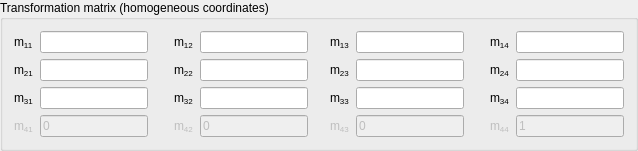
        <widget class="QGroupBox" name="groupBoxMixed">
         <property name="toolTip">
          <string>&lt;html&gt;&lt;head/&gt;&lt;body&gt;&lt;p&gt;&lt;span style=&quot; font-size:9pt;&quot;&gt;The first 3x3 block corresponds to rotation, and the last column to translation. Any combination of rotations and translations may be expressed using (non-commutative) matrix products.&lt;/span&gt;&lt;/p&gt;&lt;/body&gt;&lt;/html&gt;</string>
         </property>
         <property name="title">
          <string>Transformation matrix (homogeneous coordinates)</string>
         </property>
         <layout class="QVBoxLayout">
          <item>
           <layout class="QGridLayout">
            <item row="0" column="0">
             <widget class="QLabel" name="labelM11">
              <property name="text">
               <string>m&lt;sub&gt;11&lt;/sub&gt;</string>
              </property>
             </widget>
            </item>
            <item row="0" column="1">
             <widget class="QLineEdit" name="lineEditM11"/>
            </item>
            <item row="0" column="2">
             <spacer>
              <property name="orientation">
               <enum>Qt::Horizontal</enum>
              </property>
              <property name="sizeHint" stdset="0">
               <size>
                <width>20</width>
                <height>20</height>
               </size>
              </property>
             </spacer>
            </item>
            <item row="0" column="3">
             <widget class="QLabel" name="labelM12">
              <property name="text">
               <string>m&lt;sub&gt;12&lt;/sub&gt;</string>
              </property>
             </widget>
            </item>
            <item row="0" column="4">
             <widget class="QLineEdit" name="lineEditM12"/>
            </item>
            <item row="0" column="5">
             <spacer>
              <property name="orientation">
               <enum>Qt::Horizontal</enum>
              </property>
              <property name="sizeHint" stdset="0">
               <size>
                <width>16</width>
                <height>16</height>
               </size>
              </property>
             </spacer>
            </item>
            <item row="0" column="6">
             <widget class="QLabel" name="labelM13">
              <property name="text">
               <string>m&lt;sub&gt;13&lt;/sub&gt;</string>
              </property>
             </widget>
            </item>
            <item row="0" column="7">
             <widget class="QLineEdit" name="lineEditM13"/>
            </item>
            <item row="0" column="8">
             <spacer>
              <property name="orientation">
               <enum>Qt::Horizontal</enum>
              </property>
              <property name="sizeHint" stdset="0">
               <size>
                <width>20</width>
                <height>20</height>
               </size>
              </property>
             </spacer>
            </item>
            <item row="0" column="9">
             <widget class="QLabel" name="labelM14">
              <property name="text">
               <string>m&lt;sub&gt;14&lt;/sub&gt;</string>
              </property>
             </widget>
            </item>
            <item row="0" column="10">
             <widget class="QLineEdit" name="lineEditM14"/>
            </item>
            <item row="1" column="0">
             <widget class="QLabel" name="labelM21">
              <property name="text">
               <string>m&lt;sub&gt;21&lt;/sub&gt;</string>
              </property>
             </widget>
            </item>
            <item row="1" column="1">
             <widget class="QLineEdit" name="lineEditM21"/>
            </item>
            <item row="1" column="2">
             <spacer>
              <property name="orientation">
               <enum>Qt::Horizontal</enum>
              </property>
              <property name="sizeHint" stdset="0">
               <size>
                <width>20</width>
                <height>20</height>
               </size>
              </property>
             </spacer>
            </item>
            <item row="1" column="3">
             <widget class="QLabel" name="labelM22">
              <property name="text">
               <string>m&lt;sub&gt;22&lt;/sub&gt;</string>
              </property>
             </widget>
            </item>
            <item row="1" column="4">
             <widget class="QLineEdit" name="lineEditM22"/>
            </item>
            <item row="1" column="5">
             <spacer>
              <property name="orientation">
               <enum>Qt::Horizontal</enum>
              </property>
              <property name="sizeHint" stdset="0">
               <size>
                <width>16</width>
                <height>16</height>
               </size>
              </property>
             </spacer>
            </item>
            <item row="1" column="6">
             <widget class="QLabel" name="labelM23">
              <property name="text">
               <string>m&lt;sub&gt;23&lt;/sub&gt;</string>
              </property>
             </widget>
            </item>
            <item row="1" column="7">
             <widget class="QLineEdit" name="lineEditM23"/>
            </item>
            <item row="1" column="8">
             <spacer>
              <property name="orientation">
               <enum>Qt::Horizontal</enum>
              </property>
              <property name="sizeHint" stdset="0">
               <size>
                <width>20</width>
                <height>20</height>
               </size>
              </property>
             </spacer>
            </item>
            <item row="1" column="9">
             <widget class="QLabel" name="labelM24">
              <property name="text">
               <string>m&lt;sub&gt;24&lt;/sub&gt;</string>
              </property>
             </widget>
            </item>
            <item row="1" column="10">
             <widget class="QLineEdit" name="lineEditM24"/>
            </item>
            <item row="2" column="0">
             <widget class="QLabel" name="labelM31">
              <property name="text">
               <string>m&lt;sub&gt;31&lt;/sub&gt;</string>
              </property>
             </widget>
            </item>
            <item row="2" column="1">
             <widget class="QLineEdit" name="lineEditM31"/>
            </item>
            <item row="2" column="2">
             <spacer>
              <property name="orientation">
               <enum>Qt::Horizontal</enum>
              </property>
              <property name="sizeHint" stdset="0">
               <size>
                <width>20</width>
                <height>20</height>
               </size>
              </property>
             </spacer>
            </item>
            <item row="2" column="3">
             <widget class="QLabel" name="labelM32">
              <property name="text">
               <string>m&lt;sub&gt;32&lt;/sub&gt;</string>
              </property>
             </widget>
            </item>
            <item row="2" column="4">
             <widget class="QLineEdit" name="lineEditM32"/>
            </item>
            <item row="2" column="5">
             <spacer>
              <property name="orientation">
               <enum>Qt::Horizontal</enum>
              </property>
              <property name="sizeHint" stdset="0">
               <size>
                <width>16</width>
                <height>16</height>
               </size>
              </property>
             </spacer>
            </item>
            <item row="2" column="6">
             <widget class="QLabel" name="labelM33">
              <property name="text">
               <string>m&lt;sub&gt;33&lt;/sub&gt;</string>
              </property>
             </widget>
            </item>
            <item row="2" column="7">
             <widget class="QLineEdit" name="lineEditM33"/>
            </item>
            <item row="2" column="8">
             <spacer>
              <property name="orientation">
               <enum>Qt::Horizontal</enum>
              </property>
              <property name="sizeHint" stdset="0">
               <size>
                <width>20</width>
                <height>20</height>
               </size>
              </property>
             </spacer>
            </item>
            <item row="2" column="9">
             <widget class="QLabel" name="labelM34">
              <property name="text">
               <string>m&lt;sub&gt;34&lt;/sub&gt;</string>
              </property>
             </widget>
            </item>
            <item row="2" column="10">
             <widget class="QLineEdit" name="lineEditM34"/>
            </item>
            <item row="3" column="0">
             <widget class="QLabel" name="labelM41">
              <property name="enabled">
               <bool>false</bool>
              </property>
              <property name="text">
               <string>m&lt;sub&gt;41&lt;/sub&gt;</string>
              </property>
             </widget>
            </item>
            <item row="3" column="1">
             <widget class="QLineEdit" name="lineShowM41">
              <property name="enabled">
               <bool>false</bool>
              </property>
              <property name="text">
               <string>0</string>
              </property>
             </widget>
            </item>
            <item row="3" column="2">
             <spacer>
              <property name="orientation">
               <enum>Qt::Horizontal</enum>
              </property>
              <property name="sizeHint" stdset="0">
               <size>
                <width>20</width>
                <height>20</height>
               </size>
              </property>
             </spacer>
            </item>
            <item row="3" column="3">
             <widget class="QLabel" name="labelM42">
              <property name="enabled">
               <bool>false</bool>
              </property>
              <property name="text">
               <string>m&lt;sub&gt;42&lt;/sub&gt;</string>
              </property>
             </widget>
            </item>
            <item row="3" column="4">
             <widget class="QLineEdit" name="lineShowM42">
              <property name="enabled">
               <bool>false</bool>
              </property>
              <property name="text">
               <string>0</string>
              </property>
             </widget>
            </item>
            <item row="3" column="5">
             <spacer>
              <property name="orientation">
               <enum>Qt::Horizontal</enum>
              </property>
              <property name="sizeHint" stdset="0">
               <size>
                <width>16</width>
                <height>16</height>
               </size>
              </property>
             </spacer>
            </item>
            <item row="3" column="6">
             <widget class="QLabel" name="labelM43">
              <property name="enabled">
               <bool>false</bool>
              </property>
              <property name="text">
               <string>m&lt;sub&gt;43&lt;/sub&gt;</string>
              </property>
             </widget>
            </item>
            <item row="3" column="7">
             <widget class="QLineEdit" name="lineShowM43">
              <property name="enabled">
               <bool>false</bool>
              </property>
              <property name="text">
               <string>0</string>
              </property>
             </widget>
            </item>
            <item row="3" column="8">
             <spacer>
              <property name="orientation">
               <enum>Qt::Horizontal</enum>
              </property>
              <property name="sizeHint" stdset="0">
               <size>
                <width>20</width>
                <height>20</height>
               </size>
              </property>
             </spacer>
            </item>
            <item row="3" column="9">
             <widget class="QLabel" name="labelM44">
              <property name="enabled">
               <bool>false</bool>
              </property>
              <property name="text">
               <string>m&lt;sub&gt;44&lt;/sub&gt;</string>
              </property>
             </widget>
            </item>
            <item row="3" column="10">
             <widget class="QLineEdit" name="lineShowM44">
              <property name="enabled">
               <bool>false</bool>
              </property>
              <property name="text">
               <string>1</string>
              </property>
             </widget>
            </item>
           </layout>
          </item>
         </layout>
        </widget>
